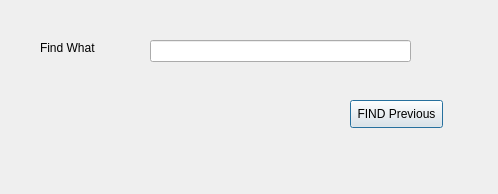
<?xml version="1.0" encoding="UTF-8"?>
<ui version="4.0">
 <class>Dialog</class>
 <widget class="QDialog" name="Dialog">
  <property name="geometry">
   <rect>
    <x>0</x>
    <y>0</y>
    <width>498</width>
    <height>194</height>
   </rect>
  </property>
  <property name="windowTitle">
   <string>Dialog</string>
  </property>
  <widget class="QLabel" name="label">
   <property name="geometry">
    <rect>
     <x>40</x>
     <y>40</y>
     <width>61</width>
     <height>16</height>
    </rect>
   </property>
   <property name="text">
    <string>Find What</string>
   </property>
  </widget>
  <widget class="QLineEdit" name="lineEdit">
   <property name="geometry">
    <rect>
     <x>150</x>
     <y>40</y>
     <width>261</width>
     <height>22</height>
    </rect>
   </property>
  </widget>
  <widget class="QPushButton" name="pushButton">
   <property name="geometry">
    <rect>
     <x>350</x>
     <y>100</y>
     <width>93</width>
     <height>28</height>
    </rect>
   </property>
   <property name="text">
    <string>FIND Previous</string>
   </property>
  </widget>
 </widget>
 <resources/>
 <connections/>
</ui>
